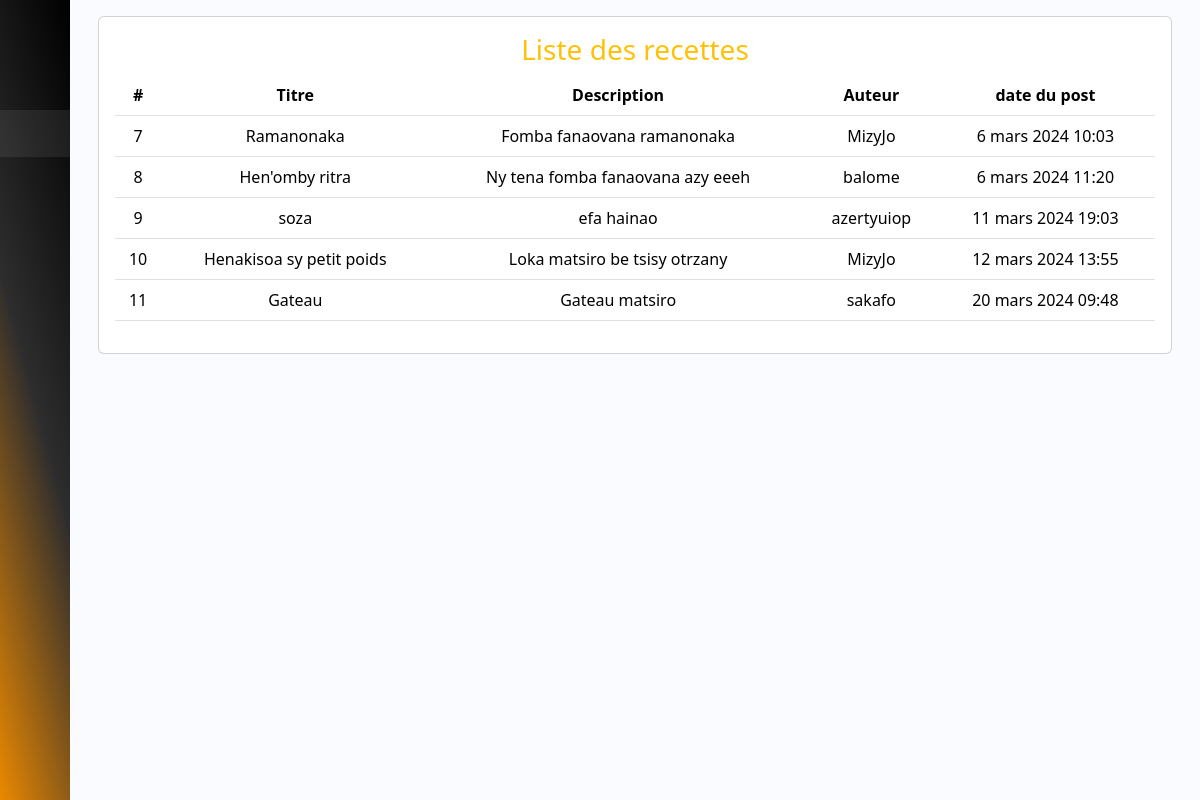
The page /administrateur/liste_recette (signed in) on the database its author committed.
### membre/models.py (models this page shows)
class Recette(models.Model):
    titre = models.CharField(max_length=100)
    description = models.TextField()
    date_creation = models.DateTimeField(auto_now_add=True)
    auteur = models.ForeignKey(User, on_delete=models.CASCADE)
    photo = models.ForeignKey(Photo, on_delete=models.CASCADE)

### administrateur/views.py (the view)
# urls.py: path('liste_recette', liste_recette, name="liste_reecette"),
def liste_recette(request):
    if request.user.is_authenticated:
        recette = Recette.objects.all()
        return render(request, 'administrateur/liste_recette.html', {'active_page': 'liste_recette', 'recette': recette})
    else:
        return redirect('/')

### templates/administrateur/liste_recette.html
{% extends 'administrateur/base.html' %}
{% block content %}
    <div class="container-fluid">
        <div class="card">
            <div class="card-body">
                <h3 class="text-warning text-center">Liste des recettes</h3>
                <div class="table-responsive">
                    <table class="table">
                        <thead>
                        <tr>
                            <th>#</th>
                            <th>Titre</th>
                            <th>Description</th>
                            <th>Auteur</th>
                            <th>date du post</th>
                        </tr>
                        </thead>
                        {% if recette %}
                        <tbody>
                        {% for donne in recette %}
                        <tr>
                            <td>{{ donne.id }}</td>
                            <td>{{ donne.titre }}</td>
                            <td>{{ donne.description }}</td>
                            <td>{{ donne.auteur.username }}</td>
                            <td>{{ donne.date_creation }}</td>
                        </tr>
                        {% endfor %}
                        </tbody>
                        {% endif %}
                    </table>
                </div>
            </div>
        </div>
    </div>
{% endblock %}

### static/assets/admin/style.css (style rules this page uses)
body { font-family: 'Poppins', sans-serif; }

### rows shown on the page
Recette: id "7", titre "Ramanonaka", description "Fomba fanaovana ramanonaka", auteur.username "MizyJo", date_creation "6 mars 2024 10:03"
Recette: id "8", titre "Hen'omby ritra", description "Ny tena fomba fanaovana azy eeeh", auteur.username "balome", date_creation "6 mars 2024 11:20"
Recette: id "9", titre "soza", description "efa hainao", auteur.username "azertyuiop", date_creation "11 mars 2024 19:03"
Recette: id "10", titre "Henakisoa sy petit poids", description "Loka matsiro be tsisy otrzany", auteur.username "MizyJo", date_creation "12 mars 2024 13:55"
Recette: id "11", titre "Gateau", description "Gateau matsiro", auteur.username "sakafo", date_creation "20 mars 2024 09:48"
